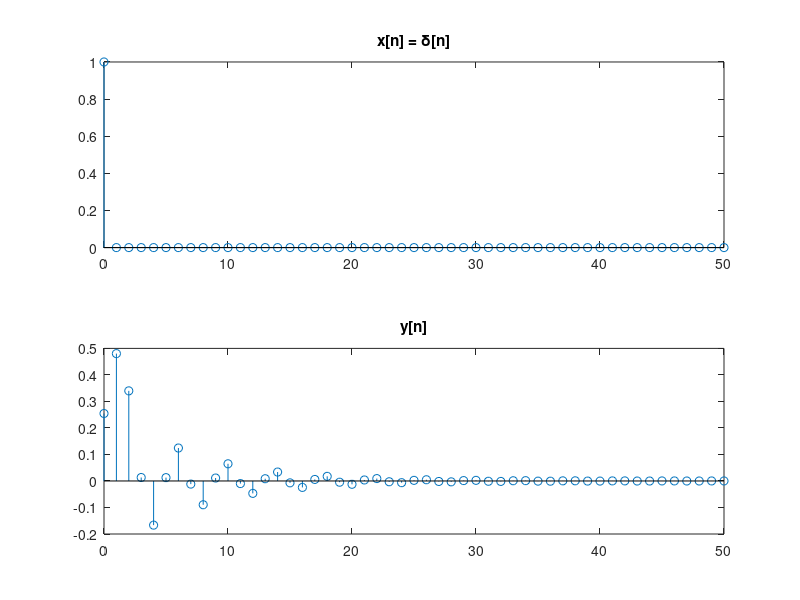
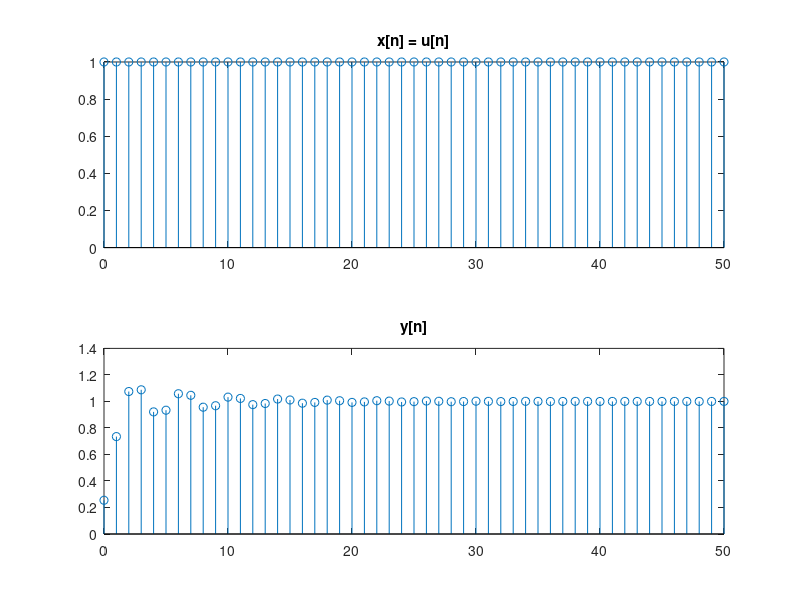
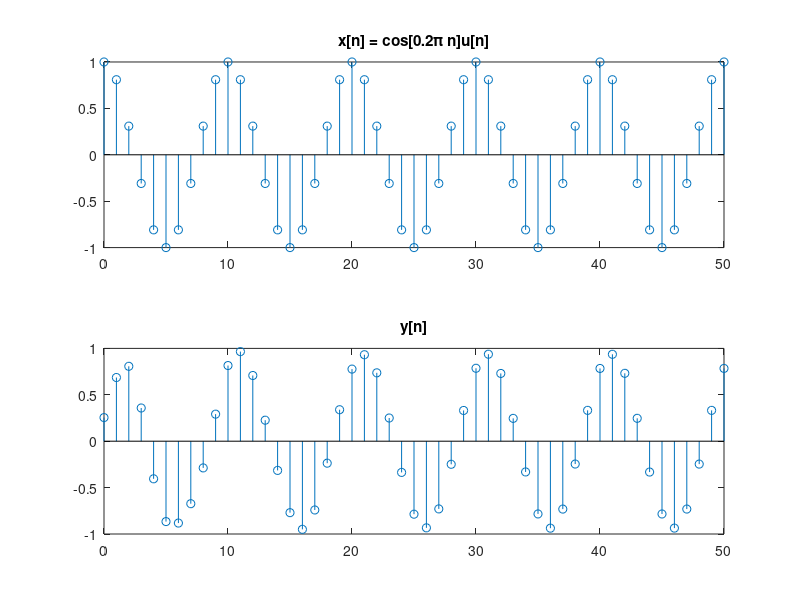
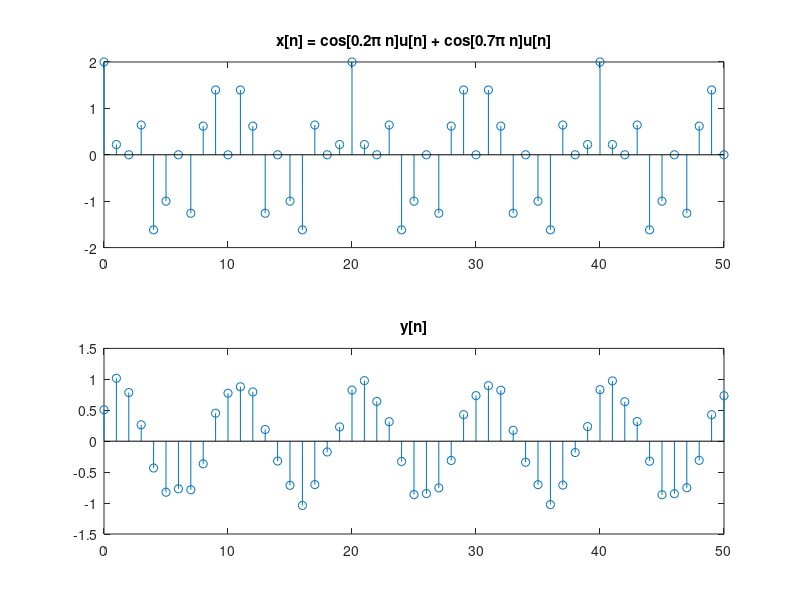

Here is the MATLAB script that generated these plots, in order:
close all;
a0 = 1;
a1 = -0.18902544;
a2 = 0.71974192;
a3 = -0.15739157;
b0 = 0.25445939;
b1 = 0.43220307;
b2 = b1;
b3 = b0;

% Direct Form II
A = [0, 1, 0; 0, 0, 1; -a3, -a2, -a1];
B = [0; 0; 1];
C = [-a3*b0+b3, -a2*b0+b2, -a1*b0+b1];
D = b0;

time = [0:50];
y = zeros(51, 1);

%% Exercise 3a

x = [1, zeros(1, 50)];

% Initialize q
q = zeros(3, 1);

for n = 1:51
    y(n) = C*q + D*x(n);
    q = A*q + B*x(n);
end

figure(1)
subplot(2, 1, 1)
stem(time, x)
title('x[n] = \delta[n]')
subplot(2, 1, 2)
stem(time, y)
title('y[n]')

%% Exercise 3b

x = ones(1, 51);

% Initialize q
q = zeros(3, 1);

for n = 1:51
    y(n) = C*q + D*x(n);
    q = A*q + B*x(n);
end

figure(2)
subplot(2, 1, 1)
stem(time, x)
title('x[n] = u[n]')
subplot(2, 1, 2)
stem(time, y)
title('y[n]')

%% Exercise 3c

x = cos(0.2*pi*time);

% Initialize q
q = zeros(3, 1);

for n = 1:51
    y(n) = C*q + D*x(n);
    q = A*q + B*x(n);
end

figure(3)
subplot(2, 1, 1)
stem(time, x)
title('x[n] = cos[0.2\pi n]u[n]')
subplot(2, 1, 2)
stem(time, y)
title('y[n]')

%% Exercise 3d

x = cos(0.2*pi*time) + cos(0.7*pi*time);

% Initialize q
q = zeros(3, 1);

for n = 1:51
    y(n) = C*q + D*x(n);
    q = A*q + B*x(n);
end

figure(4)
subplot(2, 1, 1)
stem(time, x)
title('x[n] = cos[0.2\pi n]u[n] + cos[0.7\pi n]u[n]')
subplot(2, 1, 2)
stem(time, y)
title('y[n]')

%% Exercise 4a

sys = ss(A, B, C, D, 1);

x = [1, zeros(1, 50)];

[y, n] = impulse(sys, 50);

figure(5)
subplot(2, 1, 1)
stem(time, x)
title('x[n] = \delta[n]')
subplot(2, 1, 2)
stem(n, y)
title('y[n]')

%% Exercise 4b

x = ones(1, 51);

[y, n] = step(sys, 50);

figure(6)
subplot(2, 1, 1)
stem(time, x)
title('x[n] = u[n]')
subplot(2, 1, 2)
stem(n, y)
title('y[n]')

%% Exercise 4c

x = cos(0.2*pi*time);

[y, n] = lsim(sys, x);

figure(7)
subplot(2, 1, 1)
stem(time, x)
title('x[n] = cos[0.2\pi n]u[n]')
subplot(2, 1, 2)
stem(n, y)
title('y[n]')

%% Exercise 4d

x = cos(0.2*pi*time) + cos(0.7*pi*time);

[y, n] = lsim(sys, x);

figure(8)
subplot(2, 1, 1)
stem(time, x)
title('x[n] = cos[0.2\pi n]u[n] + cos[0.7\pi n]u[n]')
subplot(2, 1, 2)
stem(n, y)
title('y[n]')
